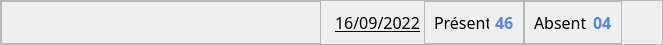
               <widget class="QFrame" name="frameInfo">
                <property name="maximumSize">
                 <size>
                  <width>16777215</width>
                  <height>40</height>
                 </size>
                </property>
                <property name="styleSheet">
                 <string notr="true"/>
                </property>
                <property name="frameShape">
                 <enum>QFrame::StyledPanel</enum>
                </property>
                <property name="frameShadow">
                 <enum>QFrame::Raised</enum>
                </property>
                <layout class="QHBoxLayout" name="horizontalLayout_7">
                 <property name="spacing">
                  <number>0</number>
                 </property>
                 <property name="leftMargin">
                  <number>0</number>
                 </property>
                 <property name="topMargin">
                  <number>0</number>
                 </property>
                 <property name="rightMargin">
                  <number>0</number>
                 </property>
                 <property name="bottomMargin">
                  <number>0</number>
                 </property>
                 <item>
                  <widget class="QFrame" name="frame_6">
                   <property name="minimumSize">
                    <size>
                     <width>320</width>
                     <height>0</height>
                    </size>
                   </property>
                   <property name="maximumSize">
                    <size>
                     <width>320</width>
                     <height>16777215</height>
                    </size>
                   </property>
                   <property name="styleSheet">
                    <string notr="true"/>
                   </property>
                   <property name="frameShape">
                    <enum>QFrame::StyledPanel</enum>
                   </property>
                   <property name="frameShadow">
                    <enum>QFrame::Raised</enum>
                   </property>
                  </widget>
                 </item>
                 <item>
                  <widget class="QLabel" name="labelDate">
                   <property name="font">
                    <font>
                     <family>Roboto Lt</family>
                     <pointsize>12</pointsize>
                     <underline>true</underline>
                    </font>
                   </property>
                   <property name="styleSheet">
                    <string notr="true">margin-left:10px;</string>
                   </property>
                   <property name="text">
                    <string>16/09/2022</string>
                   </property>
                  </widget>
                 </item>
                 <item>
                  <widget class="QFrame" name="frame_14">
                   <property name="maximumSize">
                    <size>
                     <width>100</width>
                     <height>16777215</height>
                    </size>
                   </property>
                   <property name="styleSheet">
                    <string notr="true"/>
                   </property>
                   <property name="frameShape">
                    <enum>QFrame::StyledPanel</enum>
                   </property>
                   <property name="frameShadow">
                    <enum>QFrame::Raised</enum>
                   </property>
                   <layout class="QHBoxLayout" name="horizontalLayout_8">
                    <item>
                     <widget class="QLabel" name="label_8">
                      <property name="font">
                       <font>
                        <family>Roboto Lt</family>
                        <pointsize>12</pointsize>
                       </font>
                      </property>
                      <property name="text">
                       <string>Présent</string>
                      </property>
                     </widget>
                    </item>
                    <item>
                     <widget class="QLabel" name="PresentVal">
                      <property name="maximumSize">
                       <size>
                        <width>40</width>
                        <height>16777215</height>
                       </size>
                      </property>
                      <property name="font">
                       <font>
                        <family>Roboto Lt</family>
                        <pointsize>12</pointsize>
                        <weight>75</weight>
                        <bold>true</bold>
                       </font>
                      </property>
                      <property name="styleSheet">
                       <string notr="true">color: rgb(85, 132, 247);</string>
                      </property>
                      <property name="text">
                       <string>46</string>
                      </property>
                     </widget>
                    </item>
                   </layout>
                  </widget>
                 </item>
                 <item>
                  <widget class="QFrame" name="frame_15">
                   <property name="maximumSize">
                    <size>
                     <width>100</width>
                     <height>16777215</height>
                    </size>
                   </property>
                   <property name="styleSheet">
                    <string notr="true"/>
                   </property>
                   <property name="frameShape">
                    <enum>QFrame::StyledPanel</enum>
                   </property>
                   <property name="frameShadow">
                    <enum>QFrame::Raised</enum>
                   </property>
                   <layout class="QHBoxLayout" name="horizontalLayout_9">
                    <item>
                     <widget class="QLabel" name="label_10">
                      <property name="font">
                       <font>
                        <family>Roboto Lt</family>
                        <pointsize>12</pointsize>
                       </font>
                      </property>
                      <property name="text">
                       <string>Absent</string>
                      </property>
                     </widget>
                    </item>
                    <item>
                     <widget class="QLabel" name="AbsentVal">
                      <property name="maximumSize">
                       <size>
                        <width>40</width>
                        <height>16777215</height>
                       </size>
                      </property>
                      <property name="font">
                       <font>
                        <family>Roboto Lt</family>
                        <pointsize>12</pointsize>
                        <weight>75</weight>
                        <bold>true</bold>
                       </font>
                      </property>
                      <property name="styleSheet">
                       <string notr="true">color: rgb(85, 132, 247);</string>
                      </property>
                      <property name="text">
                       <string>04</string>
                      </property>
                     </widget>
                    </item>
                   </layout>
                  </widget>
                 </item>
                 <item>
                  <spacer name="horizontalSpacer">
                   <property name="orientation">
                    <enum>Qt::Horizontal</enum>
                   </property>
                   <property name="sizeHint" stdset="0">
                    <size>
                     <width>40</width>
                     <height>20</height>
                    </size>
                   </property>
                  </spacer>
                 </item>
                </layout>
               </widget>
